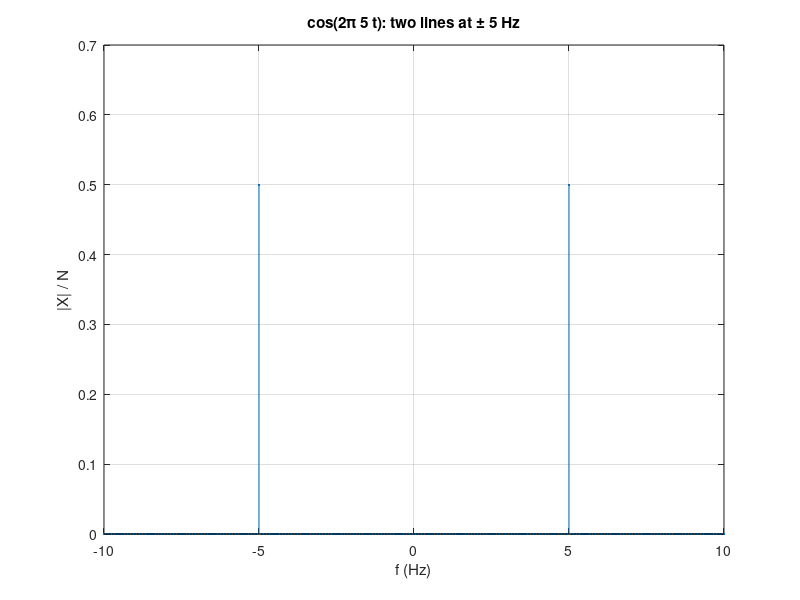
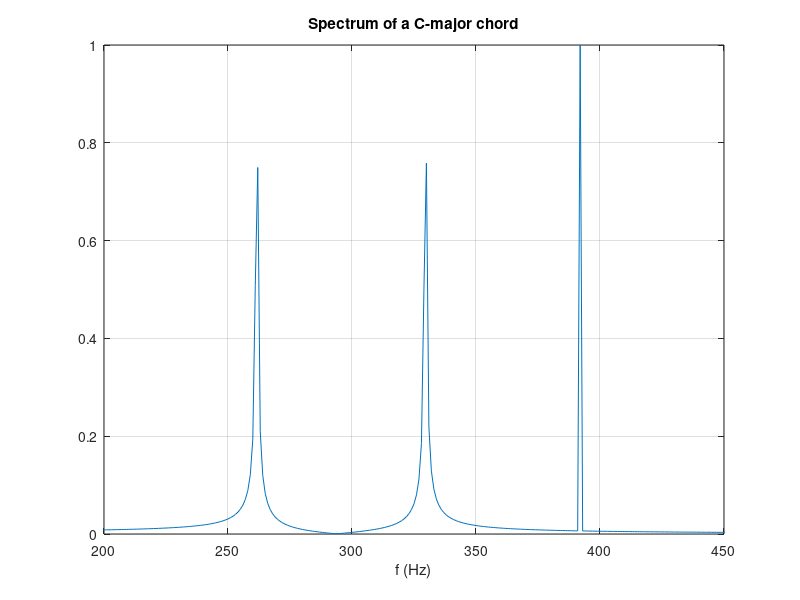

Source code (MATLAB) for these figures, in order:
% Signals and Systems — Fourier Transform of Periodic Signals
%title: Periodic Signals Have Line Spectra
%ar-title: الإشارات الدورية لها طيف خطوط
%lesson: ss-ch4-2
%course: signals-systems

%% A cosine has two lines
%ar: cos ω0t تحويلها π[δ(ω − ω0) + δ(ω + ω0)]. بـ fft على عدد صحيح من الدورات نرى خطين فقط عند ±ω0، وكل الباقي صفر.
fs = 100; t = 0:1/fs:10 - 1/fs; f0 = 5;
x = cos(2*pi*f0*t);
X = fftshift(fft(x))/numel(x); f = (-numel(x)/2:numel(x)/2-1)*fs/numel(x);
[~, i] = sort(abs(X), 'descend');
fprintf('the two largest lines: f = %g Hz and %g Hz, height %.3f each\n', f(i(1)), f(i(2)), abs(X(i(1))))
stem(f, abs(X), '.'); grid on; xlim([-10 10]); xlabel('f (Hz)'); ylabel('|X| / N'); title('cos(2\pi 5 t): two lines at \pm 5 Hz')

%% An impulse train: all coefficients equal 1/T0
%ar: نقرّب قطار الدفعات بنبضات ضيقة جدًا مساحتها 1. معاملات فورييه كلها تقترب من 1/T0، لذلك تحويله قطار دفعات أيضًا.
T0 = 2; e = 1e-3;
for k = [0 1 5 20]
    ck = integral(@(t) exp(-1j*k*2*pi/T0*t)/e, -e/2, e/2)/T0;
    fprintf('k = %2d: c_k = %.5f (1/T0 = %g)\n', k, real(ck), 1/T0)
end

%%! Project idea: identify the notes of a chord
%ar: مشروع ممتع: وتر موسيقي = مجموع جيبيات. fft تكشف الترددات. هنا ثلاث نغمات (دو، مي، صول) والبرنامج يجدها.
fs = 8000; t = 0:1/fs:1 - 1/fs;
chord = sin(2*pi*261.6*t) + sin(2*pi*329.6*t) + sin(2*pi*392.0*t);
C = abs(fft(chord)); fr = (0:numel(t)-1)*fs/numel(t); C = C(fr < 1000); fr = fr(fr < 1000);
[~, i] = sort(C, 'descend'); found = sort(fr(i(1:3)));
fprintf('notes found at %g, %g, %g Hz\n', found)
figure; plot(fr, C/max(C)); grid on; xlabel('f (Hz)'); title('Spectrum of a C-major chord'); xlim([200 450])
